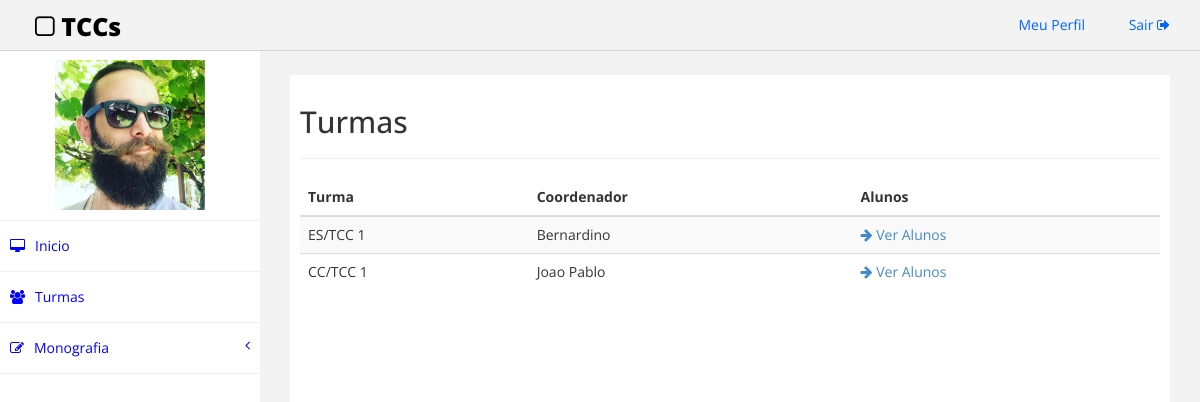
Page /src/turmas.php (signed in) on the committed database.
### tables this page shows
CREATE TABLE IF NOT EXISTS `professor` (
  `siape` varchar(20) NOT NULL,
  `nome` varchar(50) NOT NULL,
  `senha` varchar(45) NOT NULL,
  `email` varchar(50) NOT NULL,
  `foto` varchar(100) DEFAULT NULL,
  PRIMARY KEY (`siape`)
);

CREATE TABLE IF NOT EXISTS `turma` (
  `nomeTurma` varchar(15) NOT NULL,
  `Professor_siape` varchar(20) NOT NULL,
  PRIMARY KEY (`nomeTurma`),
  KEY `fk_Turma_Professor1_idx` (`Professor_siape`)
);

### src/turmas.php (the view, shortened to what this page needs)
<!DOCTYPE html>
<html>
<head>
    <link href="assets/css/bootstrap.css" rel="stylesheet" />
    <link href="assets/css/font-awesome.css" rel="stylesheet" />
    <link href="assets/css/custom.css" rel="stylesheet" />
</head>
<body>
    <div id="wrapper">
         <div class="navbar navbar-inverse navbar-fixed-top">
            <div class="adjust-nav">
                <div class="navbar-header">
                    <a class="navbar-brand" href="#"><i class="fa fa-square-o "></i>&nbsp;TCCs</a>
                </div>
                <div class="navbar-collapse collapse">
                    <ul class="nav navbar-nav navbar-right">
                        <li><a href="./perfil.php">Meu Perfil <i class="fa fa-user-circle "></i></a></li>
                        <li><a href="./action/logout.php">Sair <i class="fa fa-sign-out "></i></a></li>
                    </ul>
                </div>
            </div>
        </div>
        <nav class="navbar-default navbar-side" role="navigation">
            <div class="sidebar-collapse">
                <ul class="nav" id="main-menu">
                    <li class="text-center user-image-back">
                        <img src=<?php
                                $conn = new Connection();
                                $connection = $conn->getConnection();
                                if($_SESSION['sou']>1){
                                    $sql = "SELECT foto FROM professor WHERE siape = '".$_SESSION['usuario']."'";
                                }
                                $resultado = mysqli_query($connection, $sql) or die ("Erro ao conectar na tabela " . mysqli_error($connection));
                                $row = $resultado->fetch_assoc();
                                if($row['foto'] == ''){
                                    echo "'assets/img/find_user.png'";
                                } else {
                                        echo "'src/".$row['foto']."'";
                                    }
                            ?>
                         class="img-responsive user-image" />
                    </li>
                    <li>
                        <a href=<?php if($_SESSION['sou'] == 2){
        echo "'indexProfessor.php'";} else {echo "'indexCoordenador.php'";} ?>><i class="fa fa-desktop "></i>Inicio</a>
                    </li>
                    <li>
                        <a href="#"><i class="fa fa-users "></i>Turmas</a>
                    </li>
                    <li>
                        <a href="#"><i class="fa fa-edit "></i>Monografia<span class="fa arrow"></span></a>
                    </li>
            </div>
        </nav>
        <div id="page-wrapper" >
            <div id="page-inner">
                <div class="row">
                    <div class="col-md-12">
                     <h2>Turmas</h2>
                     <hr />
                    </div>
                </div>
                <div class="row">
                    <div class="col-md-12">
                        <table class="table table-striped table-hover table-responsive">
                            <thead>
                                <tr>
                                    <th>
                                        Turma
                                    </th>
                                    <th>
                                        Coordenador
                                    </th>
                                    <th>
                                        Alunos
                                    </th>
                                </tr>
                            </thead>
                            <tbody>
                                <?php
                                    $conn = new Connection();
                                    $connection = $conn->getConnection();
                                    $sql = "SELECT `turma`.`nomeTurma`, `professor`.`nome` FROM `professor` LEFT JOIN `turma` ON `turma`.`Professor_siape` = `professor`.`siape` WHERE (`turma`.`nomeTurma` IS NOT NULL);";
                                    $resultado = mysqli_query($connection, $sql) or die ("Erro ao conectar na tabela " . mysqli_error($connection));
                                    while($row = $resultado->fetch_assoc()) {
                                            echo "<tr>
                                                    <td>
                                                        ".$row["nomeTurma"]."
                                                    </td>
                                                    <td>
                                                        ".$row["nome"]."
                                                    </td>
                                                    <td>
                                                        <a href='alunos.php?nomeTurma=".$row["nomeTurma"]."'><i class='fa fa-arrow-right' aria-hidden='true'></i><span> Ver Alunos</span></a>
                                                    </td>
                                                </tr>";
                                    }
                                ?>
                            </tbody>
                        </table>
                    </div>
                </div>
            </div>
            </div>
        </div>
</body>
</html>

### src/assets/css/custom.css (style rules this page uses)
body { font-family: 'Open Sans', sans-serif; }
#wrapper { width: 100%; margin-top:50px; }
#page-wrapper { padding: 15px 15px; min-height: 600px; background:#F3F3F3; }
#page-inner { width:100%; margin:10px 20px 10px 0px; background-color:#fff!important; padding:10px; min-height:1200px; }
.text-center { text-align:center; }
.user-image-back { background-color: white; padding: 10px; }
.user-image { width: 150px; height: 150px; display: block; margin: 0 auto; }
.navbar-inverse .navbar-nav > li > a { color: #06F; }
.arrow { float: right; }
.fa.arrow:before { content: "\f104"; }
.sidebar-collapse , .sidebar-collapse .nav { background:none; }
.sidebar-collapse .nav { padding:0; }
.sidebar-collapse .nav > li > a { background: #FFFFFF; text-shadow: none; color:#0000FF; }
.sidebar-collapse > .nav > li > a { padding:15px 10px; }
.sidebar-collapse > .nav > li { border-bottom: 1px solid rgba(240, 240, 240, 1) !important; }
.navbar-side { border:none; background-color: #202020; }
.navbar-inverse { background-color: #f3f3f3; border-color: #D3D3D3; }
.navbar-default { border:0px solid #DDDDDD; }
.nav > li > a > i { margin-right:10px; }
.navbar-inverse .navbar-brand { color: #000000; font-size: 25px; font-weight: 900; }
.adjust-nav { padding-left:20px;padding-right:20px; }
@media (min-width:768px) { #page-wrapper { margin: 0 0 0 260px; padding: 15px 30px; min-height: 1200px; } }
@media (min-width:768px) { .navbar-side { z-index: 1; position: absolute; width: 260px; } }
@media (min-width:768px) { .navbar { border-radius: 0px; } }

### rows in the picture
professor: foto (picture)
turma: nomeTurma "ES/TCC 1", Professor_siape.nome "Bernardino"
turma: nomeTurma "CC/TCC 1", Professor_siape.nome "Joao Pablo"
